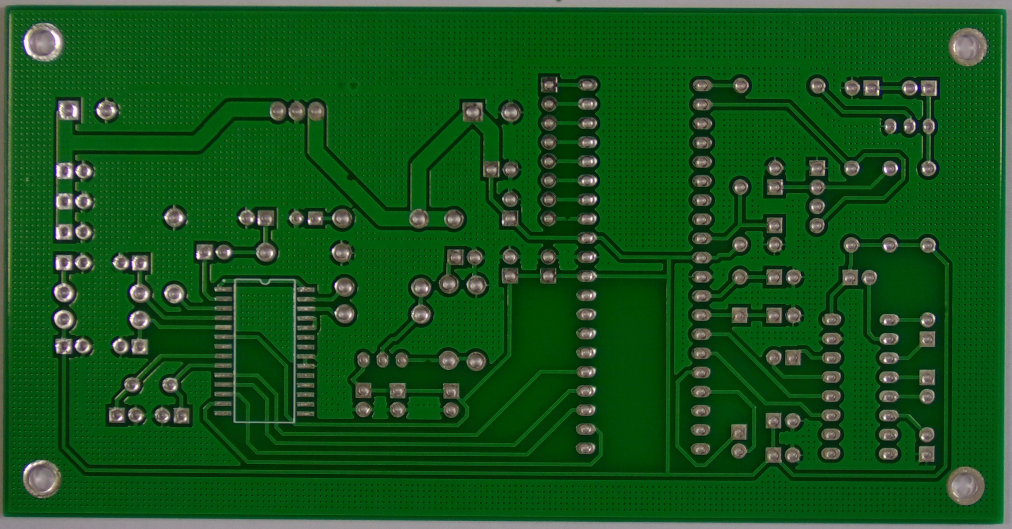
#> input picture 训练集-PCB_DATASET/images/Mouse_bite/01_mouse_bite_03.jpg, 3034 x 1586 px (shown at 1/3 size)
$ python -i prepare_dataset_v5.py   (imports and definitions only)
#> lines starting #> are read from the running program, lines starting #| are printed output that depends on the picture
#> further down, picture is the input picture: shape (1586, 3034, 3); mean B, G, R 27.4, 83.6, 20.8
"""边缘增强数据准备：灰度 + CLAHE 预处理，消除板间外观差异。

所有图像（训练 + 测试推理时）统一预处理：
1. 转灰度 → 去除颜色域差异
2. CLAHE 对比度均衡 → 归一化不同板的亮度/对比度
3. 保留结构特征（走线、缺陷），去除板特异性纹理
"""

import random
import shutil
import xml.etree.ElementTree as ET
from pathlib import Path

import cv2
import numpy as np

ROOT = Path(__file__).resolve().parents[1]
TRAIN_ROOT = ROOT / "训练集-PCB_DATASET"
TEST_ROOT = ROOT / "PCB_瑕疵测试集"
OUT_ROOT = ROOT / "outputs" / "pcb_yolo_dataset_v5"

CLASSES = ["Mouse_bite", "Open_circuit", "Short", "Spur", "Spurious_copper"]
XML_CLASS_ID = {
    "mouse_bite": 0, "open_circuit": 1, "short": 2,
    "spur": 3, "spurious_copper": 4,
}

TRAIN_TILE = 1536
TEST_TILE = 640
TRAIN_OVERLAP = 0.5
TEST_OVERLAP = 0.5
NEG_RATIO = 3.0


# ═══════════════════ 预处理 ═══════════════════

def normalize_board(image):
    """三通道结构特征：[灰度, CLAHE, Canny边缘]。

    Ch0: 灰度 — 原始亮度结构
    Ch1: CLAHE — 对比度归一化，突出细节
    Ch2: Canny边缘 — 纯结构轮廓，完全消除纹理
    """
    gray = cv2.cvtColor(image, cv2.COLOR_BGR2GRAY)
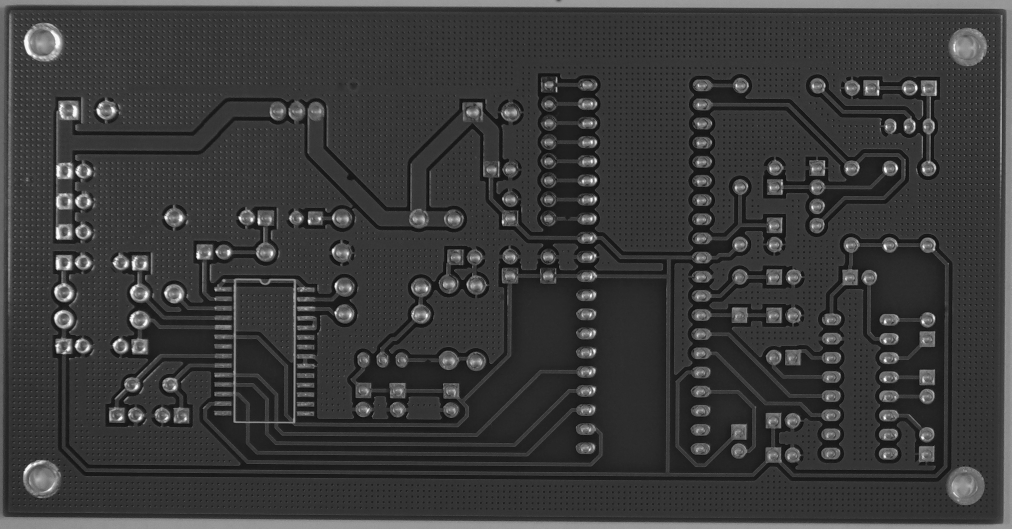
#> gray: shape (1586, 3034) (shown at 1/3 size); min 5, max 255, mean 58.4
    clahe = cv2.createCLAHE(clipLimit=3.0, tileGridSize=(8, 8))
    enhanced = clahe.apply(gray)
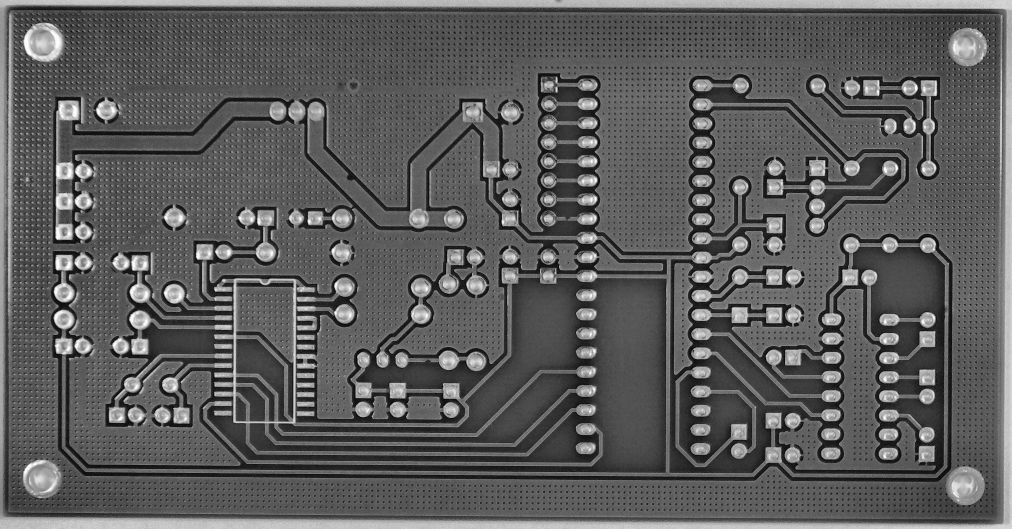
#> enhanced: shape (1586, 3034) (shown at 1/3 size); min 3, max 255, mean 92.5
    edges = cv2.Canny(cv2.GaussianBlur(gray, (3, 3), 0), 50, 150)
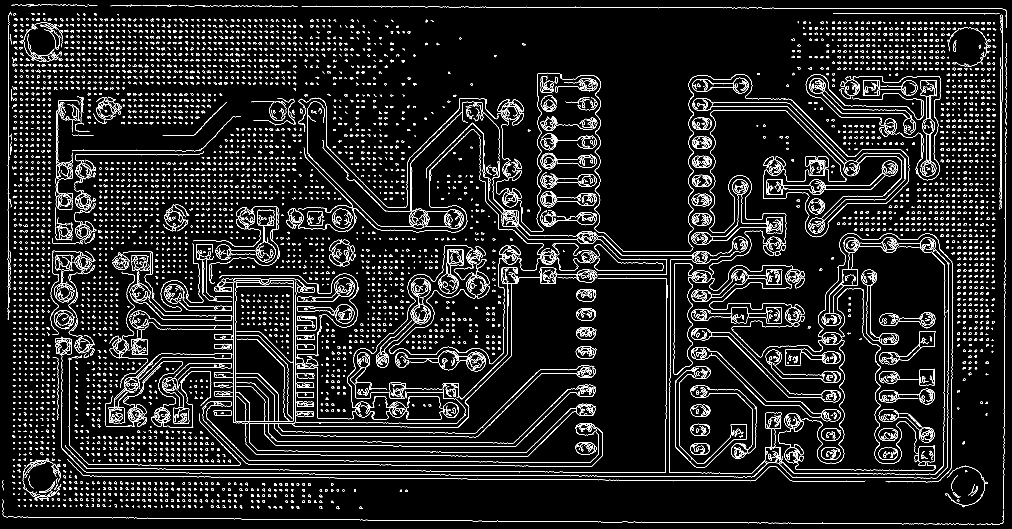
#> edges: shape (1586, 3034) (shown at 1/3 size); 5.6% white in thin lines or dots
    return cv2.merge([gray, enhanced, edges])
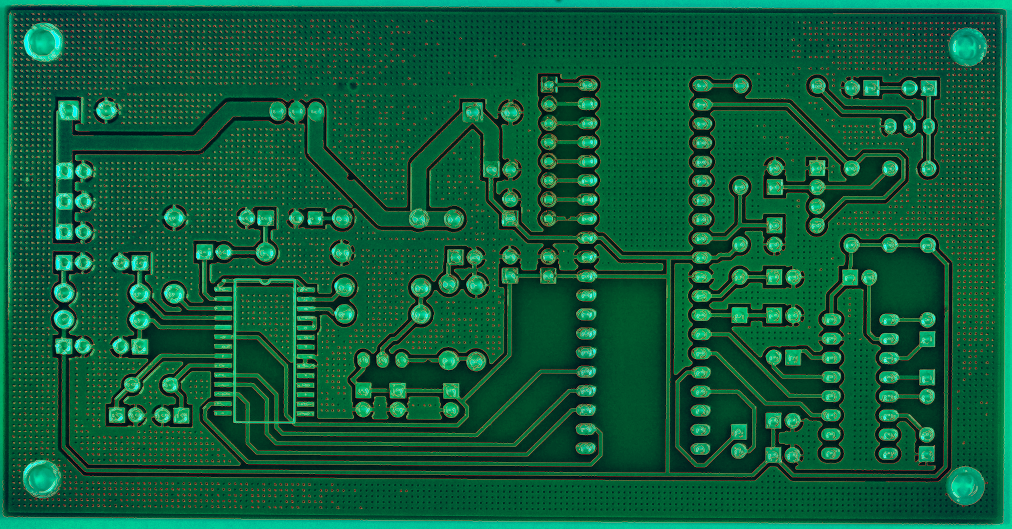
#> returned value: shape (1586, 3034, 3) (shown at 1/3 size); mean of channels 0, 1, 2 58.4, 92.5, 14.4; drawn as B, G, R


# ═══════════════════ 工具函数 ═══════════════════

def imread_safe(path):
    data = np.fromfile(str(path), dtype=np.uint8)
    return cv2.imdecode(data, cv2.IMREAD_COLOR)


# [66 lines left out: functions imwrite_safe, xml_to_abs_boxes, tile_positions_1d, generate_tiles, not called in this run]


def group_key(class_name, image_path):
    return class_name, image_path.stem.split("_", 1)[0]


# [83 lines left out: function main, not called in this run]


# [2 lines not run here, left out]

>>> import cv2
>>> picture = cv2.imread('../训练集-PCB_DATASET/images/Mouse_bite/01_mouse_bite_03.jpg')
>>> result = normalize_board(picture)
